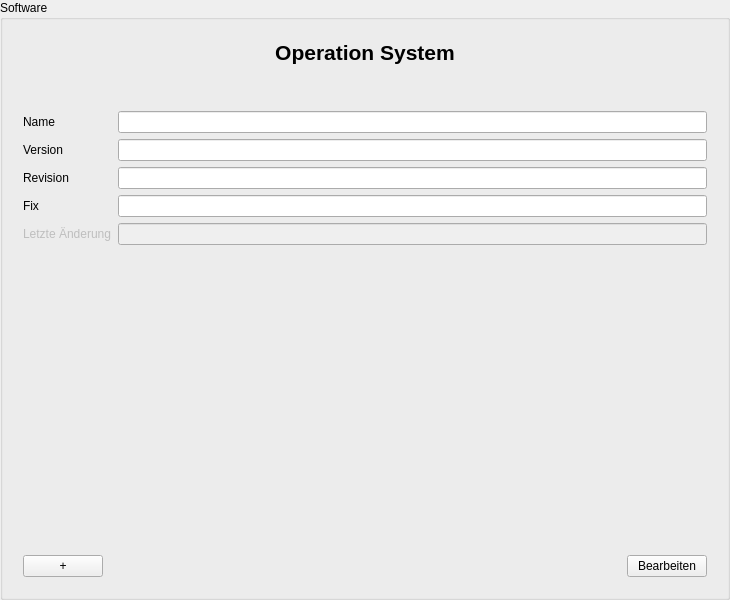
<?xml version="1.0" encoding="UTF-8"?>
<ui version="4.0">
 <class>SoftwareInputArea</class>
 <widget class="QGroupBox" name="SoftwareInputArea">
  <property name="geometry">
   <rect>
    <x>0</x>
    <y>0</y>
    <width>730</width>
    <height>600</height>
   </rect>
  </property>
  <property name="windowTitle">
   <string>Software</string>
  </property>
  <property name="accessibleName">
   <string>OSInputDialog</string>
  </property>
  <property name="title">
   <string>Software</string>
  </property>
  <layout class="QVBoxLayout" name="verticalLayout_3">
   <item>
    <widget class="QWidget" name="scrollAreaWidgetContents" native="true">
     <layout class="QVBoxLayout" name="verticalLayout_2">
      <item>
       <layout class="QVBoxLayout" name="verticalLayout">
        <item>
         <widget class="QLabel" name="headerLabel">
          <property name="font">
           <font>
            <pointsize>16</pointsize>
            <weight>75</weight>
            <bold>true</bold>
           </font>
          </property>
          <property name="text">
           <string>Operation System</string>
          </property>
          <property name="alignment">
           <set>Qt::AlignCenter</set>
          </property>
         </widget>
        </item>
       </layout>
      </item>
      <item>
       <spacer name="verticalSpacer">
        <property name="orientation">
         <enum>Qt::Vertical</enum>
        </property>
        <property name="sizeType">
         <enum>QSizePolicy::Preferred</enum>
        </property>
        <property name="sizeHint" stdset="0">
         <size>
          <width>20</width>
          <height>40</height>
         </size>
        </property>
       </spacer>
      </item>
      <item>
       <layout class="QGridLayout" name="gridLayout">
        <item row="1" column="1">
         <widget class="QLineEdit" name="versionLineEdit"/>
        </item>
        <item row="0" column="0">
         <widget class="QLabel" name="nameLabel">
          <property name="text">
           <string>Name</string>
          </property>
          <property name="buddy">
           <cstring>nameLineEdit</cstring>
          </property>
         </widget>
        </item>
        <item row="2" column="1">
         <widget class="QLineEdit" name="revisionLineEdit"/>
        </item>
        <item row="1" column="0">
         <widget class="QLabel" name="versionLabel">
          <property name="text">
           <string>Version</string>
          </property>
          <property name="buddy">
           <cstring>versionLineEdit</cstring>
          </property>
         </widget>
        </item>
        <item row="0" column="1">
         <widget class="QLineEdit" name="nameLineEdit"/>
        </item>
        <item row="3" column="0">
         <widget class="QLabel" name="fixLabel">
          <property name="text">
           <string>Fix</string>
          </property>
          <property name="buddy">
           <cstring>fixLineEdit</cstring>
          </property>
         </widget>
        </item>
        <item row="3" column="1">
         <widget class="QLineEdit" name="fixLineEdit"/>
        </item>
        <item row="2" column="0">
         <widget class="QLabel" name="revisionLabel">
          <property name="text">
           <string>Revision</string>
          </property>
          <property name="buddy">
           <cstring>revisionLineEdit</cstring>
          </property>
         </widget>
        </item>
        <item row="4" column="0">
         <widget class="QLabel" name="lastUpdateLabel">
          <property name="enabled">
           <bool>false</bool>
          </property>
          <property name="text">
           <string>Letzte Änderung</string>
          </property>
          <property name="buddy">
           <cstring>lastUpdateLineEdit</cstring>
          </property>
         </widget>
        </item>
        <item row="4" column="1">
         <widget class="QLineEdit" name="lastUpdateLineEdit">
          <property name="enabled">
           <bool>false</bool>
          </property>
         </widget>
        </item>
       </layout>
      </item>
      <item>
       <spacer name="verticalSpacer_2">
        <property name="orientation">
         <enum>Qt::Vertical</enum>
        </property>
        <property name="sizeHint" stdset="0">
         <size>
          <width>20</width>
          <height>40</height>
         </size>
        </property>
       </spacer>
      </item>
      <item>
       <layout class="QHBoxLayout" name="horizontalLayout">
        <item>
         <widget class="QPushButton" name="addPushButton">
          <property name="text">
           <string>+</string>
          </property>
         </widget>
        </item>
        <item>
         <spacer name="horizontalSpacer">
          <property name="orientation">
           <enum>Qt::Horizontal</enum>
          </property>
          <property name="sizeHint" stdset="0">
           <size>
            <width>40</width>
            <height>20</height>
           </size>
          </property>
         </spacer>
        </item>
        <item>
         <widget class="QPushButton" name="editFinishPushButton">
          <property name="text">
           <string>Bearbeiten</string>
          </property>
         </widget>
        </item>
       </layout>
      </item>
     </layout>
    </widget>
   </item>
  </layout>
 </widget>
 <tabstops>
  <tabstop>nameLineEdit</tabstop>
  <tabstop>versionLineEdit</tabstop>
  <tabstop>revisionLineEdit</tabstop>
  <tabstop>fixLineEdit</tabstop>
  <tabstop>lastUpdateLineEdit</tabstop>
  <tabstop>addPushButton</tabstop>
  <tabstop>editFinishPushButton</tabstop>
 </tabstops>
 <resources/>
 <connections/>
</ui>
